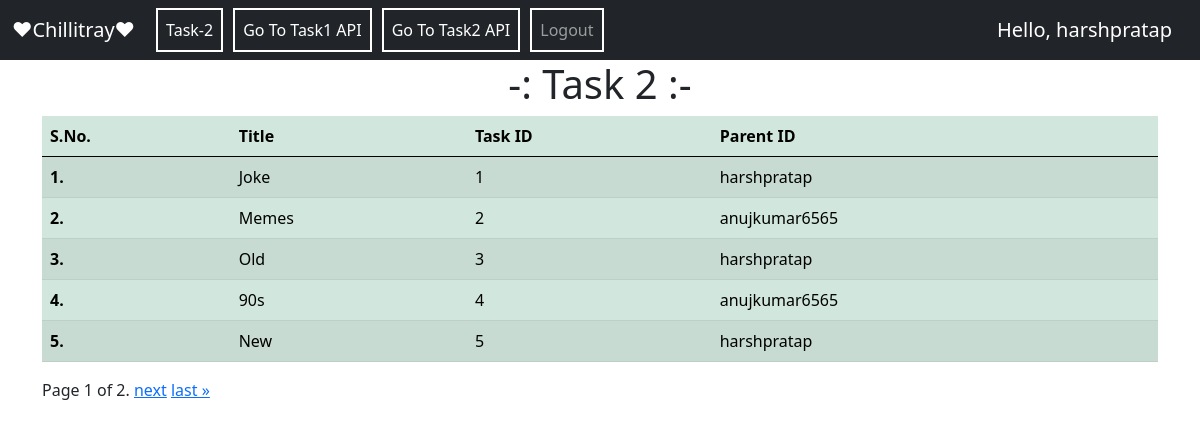
Page /task2 (signed in) on the committed database.
### task2/models.py (models this page shows)
class Task2Model(models.Model):
    parent_id = ForeignKey(User,on_delete=models.CASCADE)
    task_id = AutoField(primary_key=True)
    title = CharField(max_length=100,blank=False)
    class Meta:
        ordering=["task_id"]

### task2/views.py (the view)
# urls.py: path("",views.Task2 , name="Task2"),
def Task2(request):
    obj = Task2Model.objects.all()
    paginator = Paginator(obj,5)
    page_number = request.GET.get("page")
    try:
        page_obj = paginator.get_page(page_number)
    except PageNotAnInteger:
        page_obj = paginator.page(1)
    except EmptyPage:
        page_obj = paginator.page(paginator.num_pages)
    return render(request,"task2/task2home.html",{'page_obj':page_obj})

### task2/templates/task2/task2home.html (shortened to what this page needs)
{% extends 'base.html' %}
{% block content %}
<center class="heading"><h1>-: Task 2 :-</h1>
</center>
<table class="table table-success table-striped">
    <thead>
    <tr>
      <th scope="col">S.No.</th>
      <th scope="col">Title</th>
      <th scope="col">Task ID</th>
      <th scope="col">Parent ID</th>
    </tr>
  </thead>
    <tbody>
    {% for i in page_obj.object_list %}
    <tr>
      <th scope="row">{{forloop.counter}}.</th>
      <td>{{i.title}}</td>
      <td>{{i.task_id}}</td>
      <td>{{i.parent_id}}</td>
    </tr>
    {% endfor %}
  </tbody>
</table>
<div class="pagination">
    <span class="step-links">
        <span class="current">
            Page {{ page_obj.number }} of {{ page_obj.paginator.num_pages }}.
        </span>
        {% if page_obj.has_next %}
            <a href="?page={{ page_obj.next_page_number }}">next</a>
            <a href="?page={{ page_obj.paginator.num_pages }}">last &raquo;</a>
        {% endif %}
    </span>
</div>
{% endblock content %}

### mainapp/templates/base.html (shortened to what this page needs)
<!doctype html>
<html lang="en">
  <head>
    <link href="https://cdn.jsdelivr.net/npm/bootstrap@5.0.1/dist/css/bootstrap.min.css" rel="stylesheet">
  </head>
  <body>
    <nav class="navbar navbar-expand-lg navbar-dark bg-dark">
  <div class="container-fluid">
    <a class="navbar-brand" href="{% url 'mainapp:Home' %}">♥Chillitray♥</a>
    <div class="collapse navbar-collapse" id="navbarSupportedContent">
      <ul class="navbar-nav me-auto mb-2 mb-lg-0">
        <li class="nav-item">
          <a class="nav-link active" aria-current="page" href="{% url 'task2:Task2' %}">Task-2</a>
        </li>
        <li class="nav-item">
          <a class="nav-link active" aria-current="page" href="/api/">Go To Task1 API</a>
        </li>
        <li class="nav-item">
          <a class="nav-link active" aria-current="page" href="/task2/task2api/">Go To Task2 API</a>
        </li>
        {% if request.user.is_authenticated %}
        <li class="nav-item">
          <a class="nav-link" href="{% url 'mainapp:logout' %}">Logout</a>
        </li>
        {% endif %}
      </ul>
      <form class="d-flex">
      {% if request.user.is_authenticated %}<span class="navbar-brand mb-0 h1">Hello, {{request.user.username}}</span>
      {% endif %}
      </form>
    </div>
  </div>
</nav>
  <div class="container">
    {% block content %}{% endblock content %}
  </div>
  </body>
</html>

### mainapp/templates/base.html (style rules this page uses)
li.nav-item { border: 2px solid white; margin: 0 5px; }

### rows in the picture
Task2Model: title "Joke", task_id "1", parent_id "harshpratap"
Task2Model: title "Memes", task_id "2", parent_id "anujkumar6565"
Task2Model: title "Old", task_id "3", parent_id "harshpratap"
Task2Model: title "90s", task_id "4", parent_id "anujkumar6565"
Task2Model: title "New", task_id "5", parent_id "harshpratap"

### other values in the picture
{{ request.user.username }} "harshpratap"
{{ page_obj.number }} "1"
{{ page_obj.paginator.num_pages }} "2"
